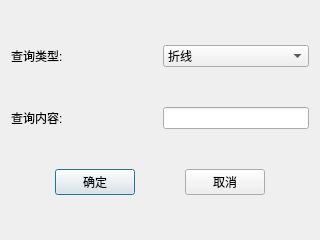
<?xml version="1.0" encoding="UTF-8"?>
<ui version="4.0">
 <class>QueryDialog</class>
 <widget class="QDialog" name="QueryDialog">
  <property name="geometry">
   <rect>
    <x>0</x>
    <y>0</y>
    <width>320</width>
    <height>240</height>
   </rect>
  </property>
  <property name="windowTitle">
   <string>Dialog</string>
  </property>
  <layout class="QGridLayout" name="gridLayout">
   <item row="0" column="0">
    <layout class="QHBoxLayout" name="horizontalLayout" stretch="1,1">
     <item>
      <widget class="QLabel" name="label">
       <property name="text">
        <string>查询类型:</string>
       </property>
      </widget>
     </item>
     <item>
      <widget class="QComboBox" name="comboBox">
       <item>
        <property name="text">
         <string>折线</string>
        </property>
       </item>
       <item>
        <property name="text">
         <string>时间</string>
        </property>
       </item>
       <item>
        <property name="text">
         <string>前值</string>
        </property>
       </item>
       <item>
        <property name="text">
         <string>当值</string>
        </property>
       </item>
      </widget>
     </item>
    </layout>
   </item>
   <item row="1" column="0">
    <layout class="QHBoxLayout" name="horizontalLayout_2" stretch="1,1">
     <item>
      <widget class="QLabel" name="label_2">
       <property name="text">
        <string>查询内容:</string>
       </property>
      </widget>
     </item>
     <item>
      <widget class="QLineEdit" name="lineEdit_2"/>
     </item>
    </layout>
   </item>
   <item row="2" column="0">
    <layout class="QHBoxLayout" name="horizontalLayout_3">
     <item>
      <spacer name="horizontalSpacer">
       <property name="orientation">
        <enum>Qt::Horizontal</enum>
       </property>
       <property name="sizeHint" stdset="0">
        <size>
         <width>40</width>
         <height>20</height>
        </size>
       </property>
      </spacer>
     </item>
     <item>
      <widget class="QPushButton" name="pushButton">
       <property name="text">
        <string>确定</string>
       </property>
      </widget>
     </item>
     <item>
      <spacer name="horizontalSpacer_2">
       <property name="orientation">
        <enum>Qt::Horizontal</enum>
       </property>
       <property name="sizeHint" stdset="0">
        <size>
         <width>40</width>
         <height>20</height>
        </size>
       </property>
      </spacer>
     </item>
     <item>
      <widget class="QPushButton" name="pushButton_2">
       <property name="text">
        <string>取消</string>
       </property>
      </widget>
     </item>
     <item>
      <spacer name="horizontalSpacer_3">
       <property name="orientation">
        <enum>Qt::Horizontal</enum>
       </property>
       <property name="sizeHint" stdset="0">
        <size>
         <width>40</width>
         <height>20</height>
        </size>
       </property>
      </spacer>
     </item>
    </layout>
   </item>
  </layout>
 </widget>
 <resources/>
 <connections/>
</ui>
